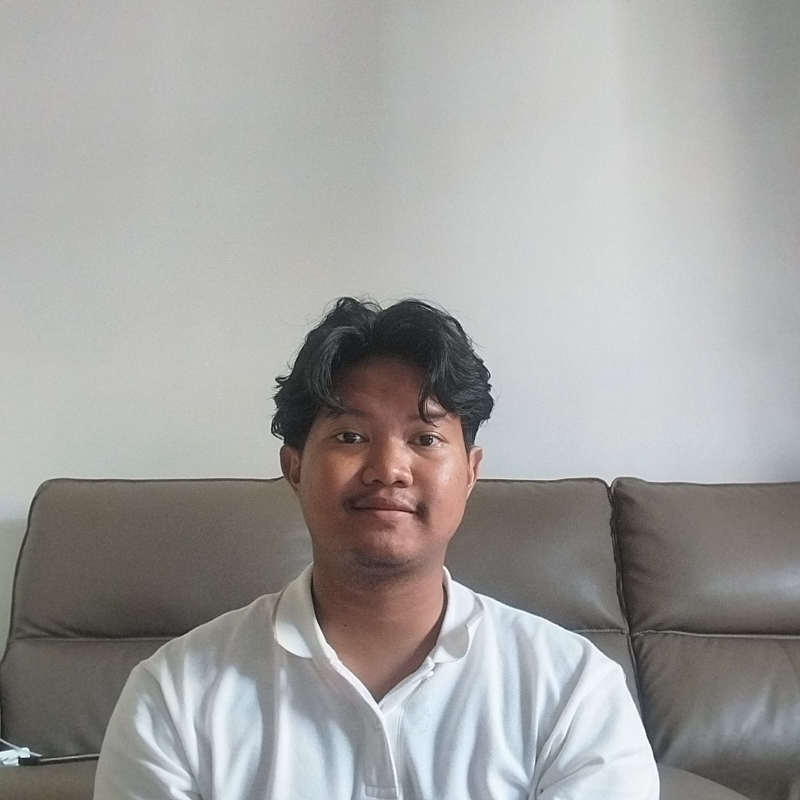
#> input picture UAS PCD/1001080188.jpg, 1600 x 1600 px (shown at 1/2 size)
$ jupyter execute 'UAS_PCD_202431033_Raihan Daris Ramadhan_PCD E.ipynb'
#> lines starting #> are read from the running program, lines starting #| are printed output that depends on the picture; long printed decimals are rounded
# Raihan Daris Ramadhan - 202431033

[cell 1]
#import library yg digunakan

import cv2
import numpy as np
import matplotlib.pyplot as plt

[cell 2]
#Memuat Citra Asli
path_gambar = "1001080188.jpg"
citra_asli = cv2.imread(path_gambar)
#> citra_asli is the input picture: shape (1600, 1600, 3); mean B, G, R 159.3, 160.9, 162
citra_asli = cv2.cvtColor(citra_asli, cv2.COLOR_BGR2RGB)

tinggi, lebar = citra_asli.shape[:2]
#> tinggi = 1600; lebar = 1600

plt.imshow(citra_asli)
plt.title("Citra Asli")
plt.show()

[cell 3]
#rotasi Citra

sudut_rotasi = 25
titik_pusat = (lebar // 2, tinggi // 2)
#> titik_pusat = (800, 800)
matriks_rotasi = cv2.getRotationMatrix2D(titik_pusat, sudut_rotasi, 1.0)
citra_rotated = cv2.warpAffine(citra_asli, matriks_rotasi, (lebar, tinggi))
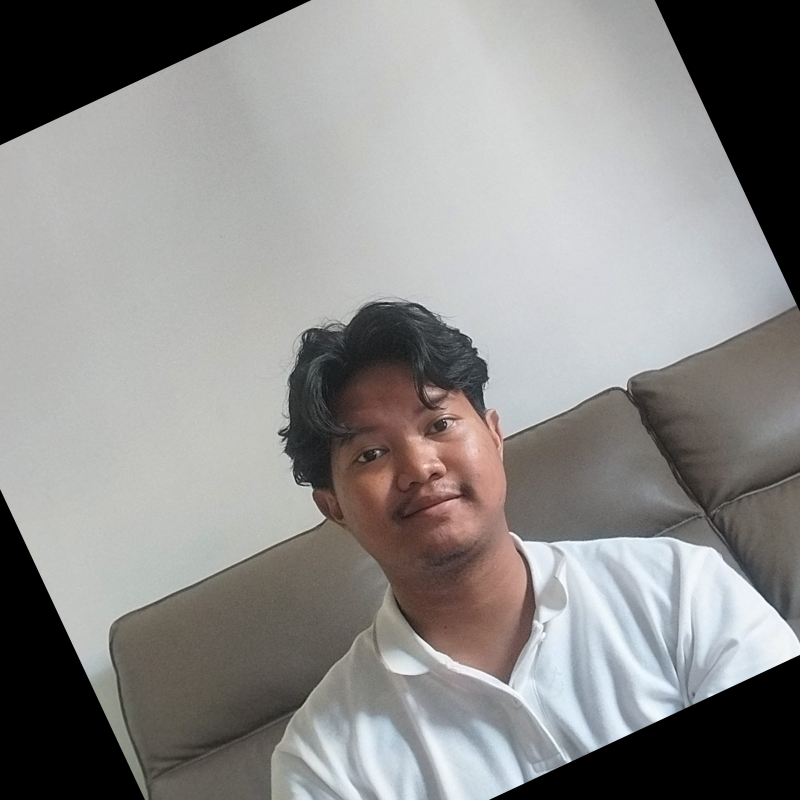
#> citra_rotated: shape (1600, 1600, 3) (shown at 1/2 size); mean R, G, B 141.2, 140, 138.6

plt.imshow(citra_rotated)
plt.title("After Rotated")
plt.show()

[cell 4]
#Penskalaan Citra
skala = 0.5
lebar_baru = int(lebar * skala)
#> lebar_baru = 800
tinggi_baru = int(tinggi * skala)
#> tinggi_baru = 800
citra_resized = cv2.resize(citra_asli, (lebar_baru, tinggi_baru), interpolation=cv2.INTER_AREA)
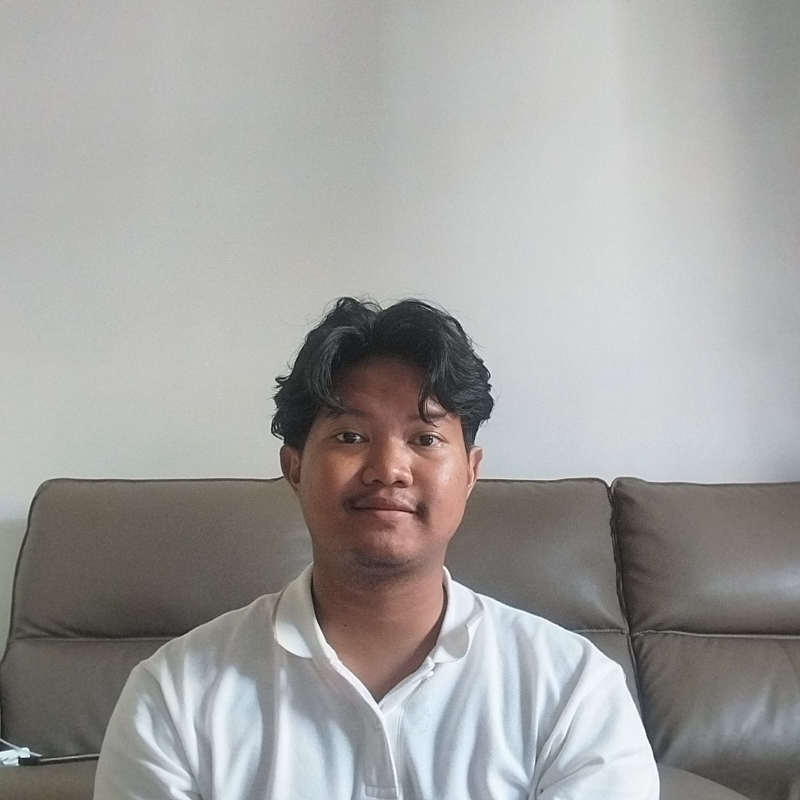
#> citra_resized: shape (800, 800, 3); mean R, G, B 162.2, 161, 159.4

plt.figure(figsize=(10, 5))

plt.subplot(1, 2, 1)
plt.imshow(citra_asli)
plt.title("Citra Asli")

plt.subplot(1, 2, 2)
plt.imshow(citra_resized)
plt.title("After Resized")

plt.show()
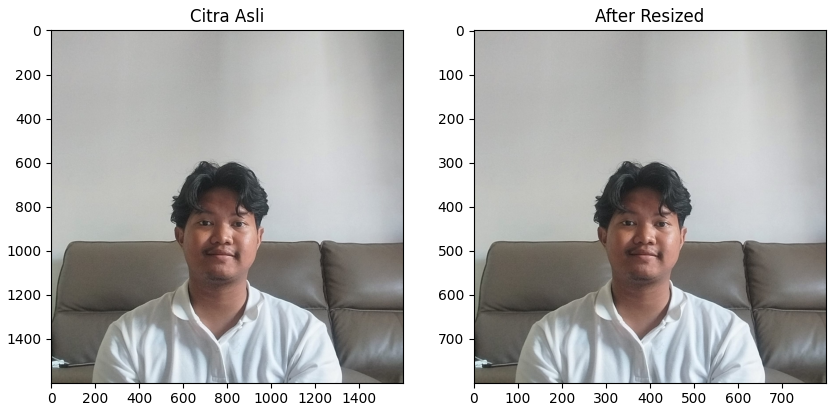
#> figure drawn by matplotlib, 2 panels

[cell 5]
#Pemotongan Citra

y1, y2 = int(tinggi * 0.35), int(tinggi * 0.65)
#> y1 = 560; y2 = 1040
x1, x2 = int(lebar * 0.30), int(lebar * 0.70)
#> x1 = 480; x2 = 1120
citra_cropped = citra_asli[y1:y2, x1:x2]
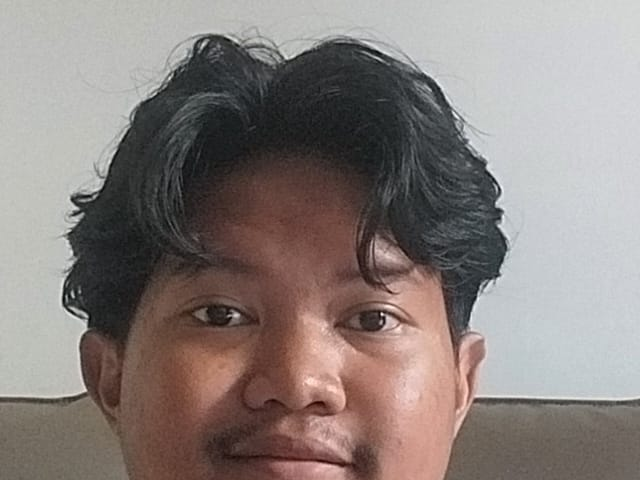
#> citra_cropped: shape (480, 640, 3); mean R, G, B 137.6, 127.8, 124.5

plt.imshow(citra_cropped)
plt.title("After Cropped")
plt.show()

[cell 6]
#Pencerminan Citra

citra_flipped = cv2.flip(citra_asli, 1)
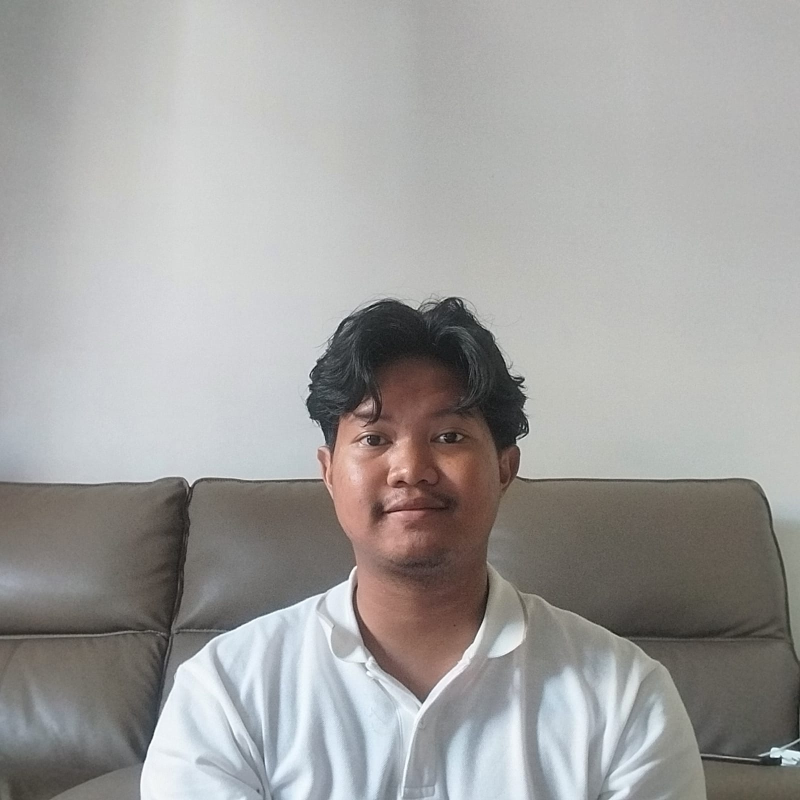
#> citra_flipped: shape (1600, 1600, 3) (shown at 1/2 size); mean R, G, B 162, 160.9, 159.3

plt.imshow(citra_flipped)
plt.title("After Flipped")
plt.show()

[cell 7]
#Translasi/ pergeseran citra

tx, ty = 80, 50
matriks_translasi = np.float32([[1, 0, tx], [0, 1, ty]])
citra_translated = cv2.warpAffine(citra_asli, matriks_translasi, (lebar, tinggi))
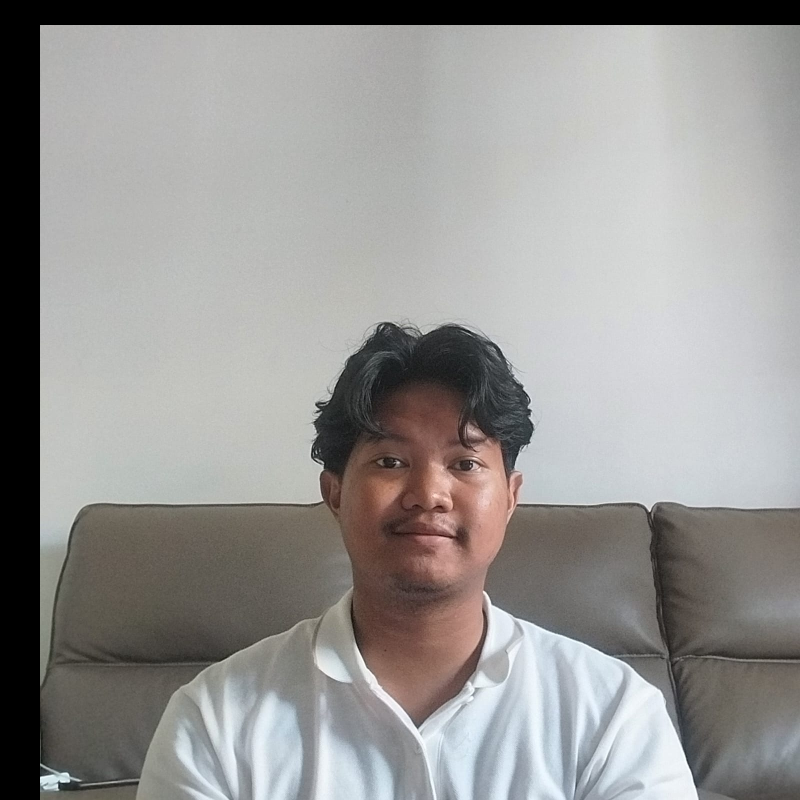
#> citra_translated: shape (1600, 1600, 3) (shown at 1/2 size); mean R, G, B 150.1, 148.7, 147.1

plt.imshow(citra_translated)
plt.title("After Translated")
plt.show()

[cell 8]
#Verif Ukuran Citra dan Matriks Transformasi

print('Ukuran Citra Asli      :', citra_asli.shape)
#| Ukuran Citra Asli      : (1600, 1600, 3)
print('Ukuran Citra Rotated   :', citra_rotated.shape)
#| Ukuran Citra Rotated   : (1600, 1600, 3)
print('Ukuran Citra Resized   :', citra_resized.shape)
#| Ukuran Citra Resized   : (800, 800, 3)
print('Ukuran Citra Cropped   :', citra_cropped.shape)
#| Ukuran Citra Cropped   : (480, 640, 3)
print('Ukuran Citra Flipped   :', citra_flipped.shape)
#| Ukuran Citra Flipped   : (1600, 1600, 3)
print('Ukuran Citra Translated:', citra_translated.shape)
#| Ukuran Citra Translated: (1600, 1600, 3)

print()
print('Matriks Rotasi (2x3):')
print(matriks_rotasi)
#| [[   0.9063    0.4226 -263.141]
#|  [  -0.4226    0.9063  413.048]]
